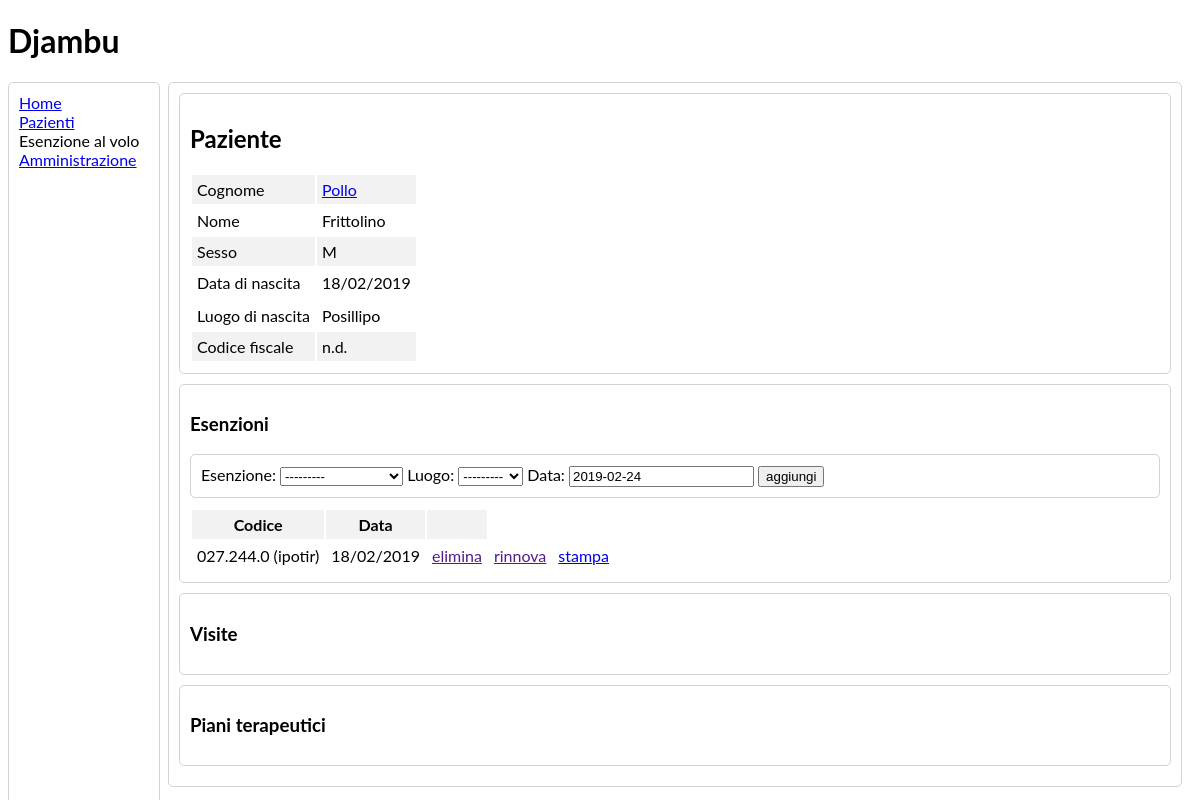
Page /patients/2/ on the committed database.
### patients/models.py (models this page shows, shortened)
class Patient(models.Model): # TODO: make fields mandatory
    last_name = models.CharField(max_length=50, verbose_name='cognome')
    first_name = models.CharField(max_length=50, verbose_name='nome')
    sex = models.CharField(max_length=1, choices=SEX_CHOICES, verbose_name='sesso')
    birth_date = models.DateField(verbose_name='data di nascita')
    birth_place = models.CharField(max_length=100, verbose_name='luogo di nascita')
    fiscal_code = models.CharField(max_length=16, blank=True, null=True,
                                   verbose_name='codice fiscale')
    address = models.CharField(max_length=200, blank=True, null=True,
                               verbose_name='indirizzo')
    class Meta:
        verbose_name = 'paziente'
        verbose_name_plural = 'pazienti'

class Exemption(models.Model):
    patient = models.ForeignKey(Patient, on_delete=models.SET_NULL, null=True,
                                blank=True, verbose_name='paziente')
    exemption = models.ForeignKey(ExemptionCodes, on_delete=models.SET_NULL,
                                  null=True, verbose_name='esenzione')
    name = models.CharField(max_length=150, null=True, default=' ',
                            blank=True, verbose_name='nome paziente')
    birth_place = models.CharField(max_length=50, null=True, blank=True,
                                   verbose_name='luogo di nascita',
                                   default=None)
    birth_date = models.DateField(verbose_name='data di nascita', null=True,
                                  blank=True, default=None)
    signature_place = models.ForeignKey(Place, verbose_name='luogo',
                                        on_delete=models.CASCADE)
    signature_date = models.DateField(verbose_name='data',
                                      default=utils.timezone.now)
    class Meta:
        verbose_name = 'esenzione'
        verbose_name_plural = 'esenzioni'

class ExemptionCodes(models.Model):
    code = models.CharField(max_length=10, verbose_name='codice')
    name = models.CharField(max_length=200, verbose_name='nome')
    short_name = models.CharField(max_length=10, verbose_name='abbreviazione')
    def __str__(self):
        return f"{self.code} ({self.short_name})"
    class Meta:
        verbose_name = 'codice esenzione'
        verbose_name_plural = 'codici esenzione'

### patients/views.py (the view)
# urls.py: path('<int:pk>/', PatientDetailView.as_view(),
class PatientDetailView(DetailView):
    model = Patient
    template_name = 'patients/patient_detail.html'
    def get_context_data(self, **kwargs):
        context = super().get_context_data(**kwargs)
        context['exemptions'] = Exemption.objects.filter(
                patient_id=self.object.pk)
        context['exemption_form'] = RapidExemptionForm()
        return context

### patients/forms.py
class RapidExemptionForm(forms.ModelForm):
    class Meta:
        model = Exemption
        fields = ['patient', 'exemption', 'signature_place', 'signature_date']

### patients/models.py (called while the page is built)
    def __str__(self):
        return self.municipality

### patients/templates/patients/patient_detail.html (shortened to what this page needs)
{% extends './base_djambu.html' %}
{% block content %}
  <div class="round-border-panel">
    <div class="round-border-panel">
      <h2>Paziente</h2>
        <table class="table-no-background">
          <tr>
            <td>Cognome</td>
            <td><a href="/patients_admin/patients/patient/{{ object.pk }}/change/">
              {{ object.last_name|capfirst }}
            </a></td>
          </tr>
          <tr>
            <td>Nome</td>
            <td>{{ object.first_name|capfirst }}</td>
          </tr>
          <tr>
            <td>Sesso</td>
            <td>{{ object.sex|capfirst }}</td>
          </tr>
          <tr>
            <td>Data di nascita</td>
            <td>{{ object.birth_date|date:'d/m/Y' }}</td>
          </tr>
          <tr>
           <tr>
            <td>Luogo di nascita</td>
            <td>{{ object.birth_place|capfirst }}</td>
          </tr>
          <tr>
            <td>Codice fiscale</td>
            <td>{{ object.fiscal_code|default:'n.d.' }}</td>
          </tr>
        </table>
     </div>
    {% include 'patients/panel_exemptions.html' %}
    {% include 'patients/panel_visits.html' %}
    {% include 'patients/panel_plans.html' %}
  </div>
{% endblock %}

### patients/templates/patients/panel_exemptions.html
<div class="round-border-panel">
  <h3>Esenzioni</h3>
  {% include 'patients/rapid_exemption_form.html' %}
  <table>
    <tr>
      <th>Codice</th>
      <th>Data</th>
      <th></th>
    </tr>
    {% for e in exemptions %}
      <tr>
        <td>{{ e.exemption }}</td>
        <td>{{ e.signature_date|date:'d/m/Y' }}</td>
        <td><a href="">elimina</a> </td>
        <td><a href="">rinnova</a><br></td>
        <td><a href="{% url 'patients:exemption_pdf' e.id %}">stampa</a></td>
      </tr>
    {% endfor %}
  </table>
</div>

### patients/static/patients/css/style.css (style rules this page uses)
body { font-family: Lato, sans-serif; }
th, td { padding: 5px; }
tr:nth-child(odd) { background-color: #f2f2f2; }
.round-border-panel { border: 1px solid lightgrey; border-radius: 5px; padding: 10px; margin-bottom: 10px; }

### rows in the picture
Patient: last_name "Pollo", first_name "Frittolino", sex "M", birth_date "18/02/2019", birth_place "Posillipo", fiscal_code "n.d."
Exemption: exemption "027.244.0 (ipotir)", signature_date "18/02/2019"

### other values in the picture
{{ exemption_form.exemption.label_tag }} "Esenzione:"
{{ exemption_form.signature_place.label_tag }} "Luogo:"
{{ exemption_form.signature_date.label_tag }} "Data:"
